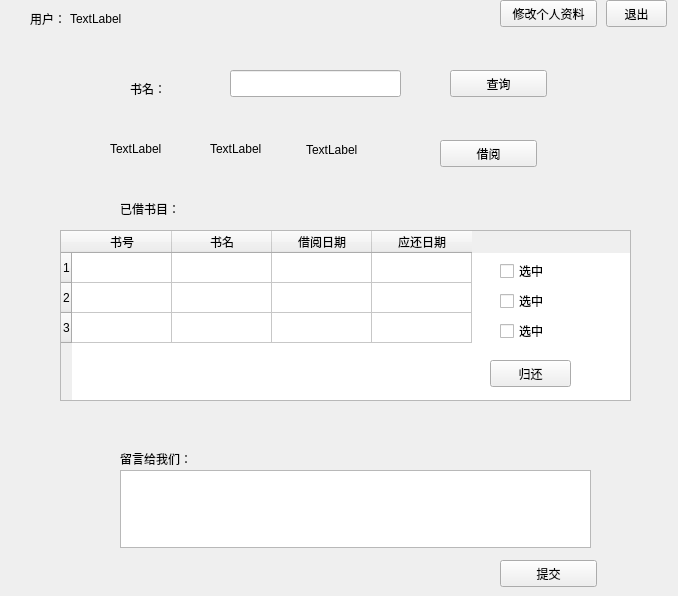
<?xml version="1.0" encoding="UTF-8"?>
<ui version="4.0">
 <class>reader</class>
 <widget class="QWidget" name="reader">
  <property name="geometry">
   <rect>
    <x>0</x>
    <y>0</y>
    <width>678</width>
    <height>596</height>
   </rect>
  </property>
  <property name="windowTitle">
   <string>读者页面</string>
  </property>
  <widget class="QLineEdit" name="leSearch">
   <property name="geometry">
    <rect>
     <x>230</x>
     <y>70</y>
     <width>171</width>
     <height>27</height>
    </rect>
   </property>
  </widget>
  <widget class="QPushButton" name="btnSearch">
   <property name="geometry">
    <rect>
     <x>450</x>
     <y>70</y>
     <width>97</width>
     <height>27</height>
    </rect>
   </property>
   <property name="text">
    <string>查询</string>
   </property>
  </widget>
  <widget class="QLabel" name="label">
   <property name="geometry">
    <rect>
     <x>120</x>
     <y>200</y>
     <width>67</width>
     <height>17</height>
    </rect>
   </property>
   <property name="text">
    <string>已借书目：</string>
   </property>
  </widget>
  <widget class="QLabel" name="label_2">
   <property name="geometry">
    <rect>
     <x>120</x>
     <y>450</y>
     <width>91</width>
     <height>17</height>
    </rect>
   </property>
   <property name="text">
    <string>留言给我们：</string>
   </property>
  </widget>
  <widget class="QTextEdit" name="teMessage">
   <property name="geometry">
    <rect>
     <x>120</x>
     <y>470</y>
     <width>471</width>
     <height>78</height>
    </rect>
   </property>
  </widget>
  <widget class="QPushButton" name="btnSubmit">
   <property name="geometry">
    <rect>
     <x>500</x>
     <y>560</y>
     <width>97</width>
     <height>27</height>
    </rect>
   </property>
   <property name="text">
    <string>提交</string>
   </property>
  </widget>
  <widget class="QTableWidget" name="twLend">
   <property name="geometry">
    <rect>
     <x>60</x>
     <y>230</y>
     <width>571</width>
     <height>171</height>
    </rect>
   </property>
   <row>
    <property name="text">
     <string>1</string>
    </property>
   </row>
   <row>
    <property name="text">
     <string>2</string>
    </property>
   </row>
   <row>
    <property name="text">
     <string>3</string>
    </property>
   </row>
   <column>
    <property name="text">
     <string>书号</string>
    </property>
   </column>
   <column>
    <property name="text">
     <string>书名</string>
    </property>
   </column>
   <column>
    <property name="text">
     <string>借阅日期</string>
    </property>
   </column>
   <column>
    <property name="text">
     <string>应还日期</string>
    </property>
   </column>
  </widget>
  <widget class="QPushButton" name="btnExit">
   <property name="geometry">
    <rect>
     <x>606</x>
     <y>0</y>
     <width>61</width>
     <height>27</height>
    </rect>
   </property>
   <property name="text">
    <string>退出</string>
   </property>
  </widget>
  <widget class="QPushButton" name="btnRet">
   <property name="geometry">
    <rect>
     <x>490</x>
     <y>360</y>
     <width>81</width>
     <height>27</height>
    </rect>
   </property>
   <property name="text">
    <string>归还</string>
   </property>
  </widget>
  <widget class="QCheckBox" name="chbRet1">
   <property name="geometry">
    <rect>
     <x>500</x>
     <y>260</y>
     <width>61</width>
     <height>22</height>
    </rect>
   </property>
   <property name="text">
    <string>选中</string>
   </property>
  </widget>
  <widget class="QCheckBox" name="chbRet2">
   <property name="geometry">
    <rect>
     <x>500</x>
     <y>290</y>
     <width>61</width>
     <height>22</height>
    </rect>
   </property>
   <property name="text">
    <string>选中</string>
   </property>
  </widget>
  <widget class="QCheckBox" name="chbRet3">
   <property name="geometry">
    <rect>
     <x>500</x>
     <y>320</y>
     <width>97</width>
     <height>22</height>
    </rect>
   </property>
   <property name="text">
    <string>选中</string>
   </property>
  </widget>
  <widget class="QLabel" name="lbBook">
   <property name="geometry">
    <rect>
     <x>110</x>
     <y>140</y>
     <width>67</width>
     <height>17</height>
    </rect>
   </property>
   <property name="text">
    <string>TextLabel</string>
   </property>
  </widget>
  <widget class="QLabel" name="lbWriter">
   <property name="geometry">
    <rect>
     <x>210</x>
     <y>140</y>
     <width>67</width>
     <height>17</height>
    </rect>
   </property>
   <property name="text">
    <string>TextLabel</string>
   </property>
  </widget>
  <widget class="QLabel" name="lbState">
   <property name="geometry">
    <rect>
     <x>306</x>
     <y>140</y>
     <width>91</width>
     <height>20</height>
    </rect>
   </property>
   <property name="text">
    <string>TextLabel</string>
   </property>
  </widget>
  <widget class="QPushButton" name="pbLend">
   <property name="geometry">
    <rect>
     <x>440</x>
     <y>140</y>
     <width>97</width>
     <height>27</height>
    </rect>
   </property>
   <property name="text">
    <string>借阅</string>
   </property>
  </widget>
  <widget class="QPushButton" name="btnMod">
   <property name="geometry">
    <rect>
     <x>500</x>
     <y>0</y>
     <width>97</width>
     <height>27</height>
    </rect>
   </property>
   <property name="text">
    <string>修改个人资料</string>
   </property>
  </widget>
  <widget class="QLabel" name="label_3">
   <property name="geometry">
    <rect>
     <x>130</x>
     <y>80</y>
     <width>67</width>
     <height>17</height>
    </rect>
   </property>
   <property name="text">
    <string>书名：</string>
   </property>
  </widget>
  <widget class="QLabel" name="label_4">
   <property name="geometry">
    <rect>
     <x>30</x>
     <y>10</y>
     <width>67</width>
     <height>17</height>
    </rect>
   </property>
   <property name="text">
    <string>用户：</string>
   </property>
  </widget>
  <widget class="QLabel" name="lbUser">
   <property name="geometry">
    <rect>
     <x>70</x>
     <y>10</y>
     <width>67</width>
     <height>17</height>
    </rect>
   </property>
   <property name="text">
    <string>TextLabel</string>
   </property>
  </widget>
 </widget>
 <resources/>
 <connections/>
</ui>
